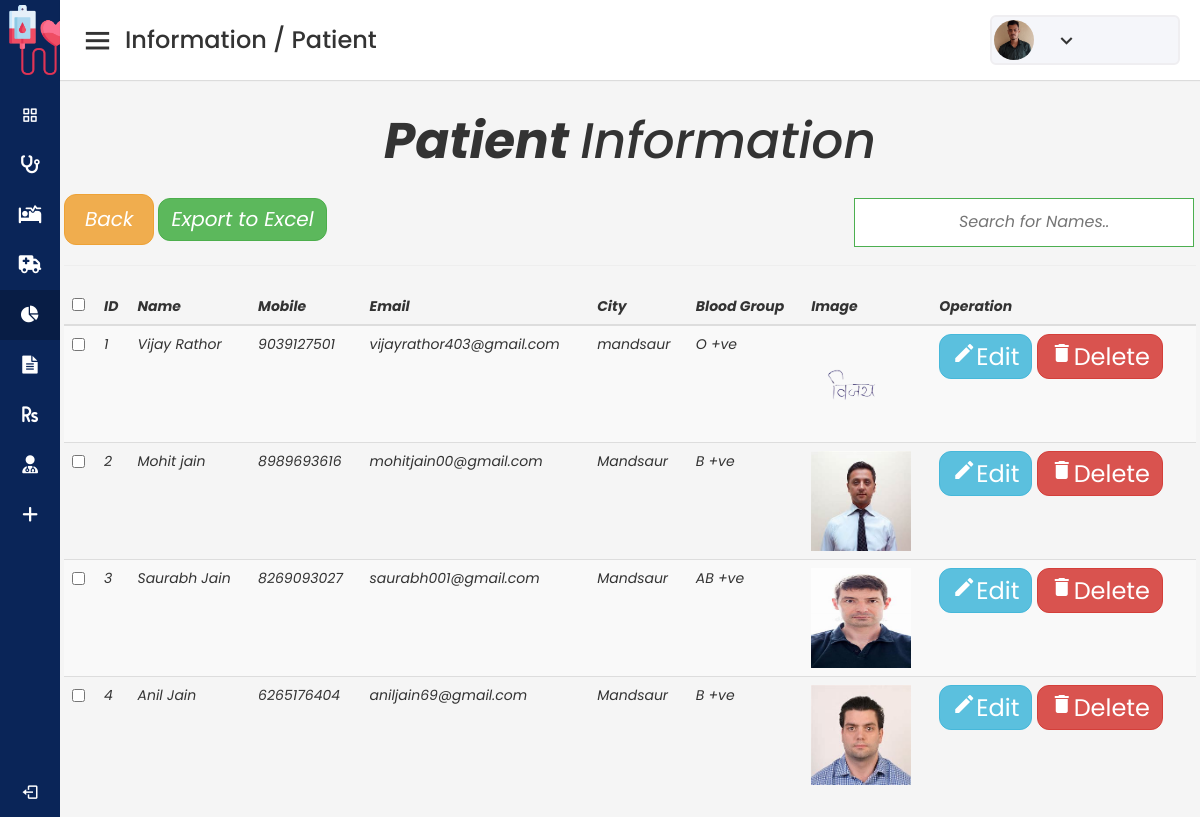
Screenshot of /Information/PatientInfo.php with the database file from the repository.
### tables this page shows
CREATE TABLE IF NOT EXISTS `patient` (
  `p_id` int(225) NOT NULL AUTO_INCREMENT,
  `p_fname` varchar(225) DEFAULT NULL,
  `p_lname` varchar(225) DEFAULT NULL,
  `p_dob` date NOT NULL,
  `p_address` varchar(225) DEFAULT NULL,
  `p_state` varchar(225) DEFAULT NULL,
  `p_city` varchar(225) DEFAULT NULL,
  `p_zip` varchar(225) DEFAULT NULL,
  `p_email` varchar(225) DEFAULT NULL,
  `p_mobile` varchar(225) DEFAULT NULL,
  `p_aadhar` varchar(225) DEFAULT NULL,
  `p_attname` varchar(225) DEFAULT NULL,
  `p_bgroup` varchar(225) DEFAULT NULL,
  `p_attbgroup` varchar(225) DEFAULT NULL,
  `p_ddate` date NOT NULL,
  `p_dname` varchar(225) NOT NULL,
  `p_gender` varchar(225) DEFAULT NULL,
  `p_photo` varchar(225) DEFAULT NULL,
  PRIMARY KEY (`p_id`)
);

### Information/PatientInfo.php (the view, shortened to what this page needs)
<!DOCTYPE html>
<html lang="en" dir="ltr">
  <head>
    <link rel="stylesheet" href="../css/adminPanel.css">
    <link href='https://unpkg.com/boxicons@2.0.7/css/boxicons.min.css' rel='stylesheet'>
    <link rel="stylesheet" href="https://cdnjs.cloudflare.com/ajax/libs/font-awesome/4.7.0/css/font-awesome.min.css">
    <link rel="stylesheet" href="https://cdn.jsdelivr.net/npm/bootstrap@4.0.0/dist/css/bootstrap.min.css">
    <link rel="stylesheet" href="https://maxcdn.bootstrapcdn.com/bootstrap/3.4.1/css/bootstrap.min.css">
<link rel="stylesheet" href="https://maxcdn.bootstrapcdn.com/font-awesome/4.7.0/css/font-awesome.min.css">
<link rel="stylesheet" href="https://maxcdn.bootstrapcdn.com/bootstrap/3.3.7/css/bootstrap.min.css">
  </head>
<body>
  <div class="sidebar">
    <div class="logo-details">
        <img class="topicon" src="../images/blood-donation.png">
      <span class="logo_name">BloodBank</span>
    </div>
      <ul class="nav-links">
        <li>
            <a href="../adminHome.php">
            <i class='bx bx-grid-alt' ></i>
            <span class="links_name">Home</span>
          </a>
        </li>
        <li>
            <a href="../Adonor.php">
            <i class='fas fa-stethoscope'></i>
            <span class="links_name">Donor</span>
          </a>
        </li>
        <li>
            <a href="../Apatient.php">
            <i class='fas fa-procedures'></i>
            <span class="links_name">Patient</span>
          </a>
        </li>
        <li>
            <a href="../ATransport.php">
            <i class='fas fa-ambulance'></i>
            <span class="links_name">Transport</span>
          </a>
        </li>
        <li>
            <a href="../AInformation.php" class="active">
            <i class="fa fa-pie-chart"></i>
            <span class="links_name">Information / Patient</span>
          </a>
        </li>
        <li>
            <a href="../AReport.php">
           <i class="fa fa-file-text"></i>
            <span class="links_name">Report</span>
          </a>
        </li>
        <li>
            <a href="../Asalary.php">
            <i class='fas fa-rupee-sign'></i>
            <span class="links_name">Salary</span>
          </a>
        </li>
        <li>
            <a href="../AStaff.php">
            <i class='fas fa-user-md'></i>
            <span class="links_name">Staff</span>
          </a>
        </li>
        <li>
            <a href="../ANewUser.php">
            <i class='fas fa-plus'></i>
            <span class="links_name">Add new user</span>
          </a>
        </li>
        <li class="log_out">
          <a href="../Logout.php">
            <i class='bx bx-log-out'></i>
            <span class="links_name">Log out</span>
          </a>
        </li>
      </ul>
  </div>
 <section class="home-section">
    <nav>
      <div class="sidebar-button">
        <i class='bx bx-menu sidebarBtn'></i>
            <span class="dashboard">Information / Patient</span>
      </div>
      <div class="profile-details">
          <img src="../images/Rajat.jpg"/>
        <i class='bx bx-chevron-down' ></i>
      </div>
    </nav>
    <div class="container">
		<div class="table-responsive">
                    <h2><b>Patient </b>Information</h2>
                    <button class="btn btn-warning button1" onclick="window.location='../AInformation.php'" style="padding:10px 20px;">Back</button>
                    <input type="text" id="myInput" onkeyup="myFunction()"  placeholder="Search for Names.." >
                    <a href="Export.php "><button type="button" class="btn btn-success">Export to Excel</button></a>
                    <hr/>
            <table class="table table-striped table-hover" id="myTable">
					<thead>
                                            <tr>
                                                    <th> <input type="checkbox" name="checkbox" onclick="checkbox(this);" ></th>
                                                    <th>ID</th>
                                                    <th>Name</th>
                                                    <th>Mobile</th>
                                                    <th>Email</th>
                                                    <th>City</th>
                                                    <th>Blood Group</th>
                                                    <th>Image</th>
                                                    <th>Operation</th>
						</tr>
					</thead>
					<tbody >
                                            <?php
                                                $con= mysqli_connect('localhost:3308', 'root','');
                                                mysqli_select_db($con,'rblood');
                                                $q1="select * from patient ORDER BY p_id asc";
                                                $result=mysqli_query($con,$q1);
                                                $num1= mysqli_num_rows($result);
                                            for($i=0;$i<$num1;$i++)
                                            {
                                                $row=mysqli_fetch_array($result);
                                            ?>
                                            <tr>
                                                <td>
                                                    <input type="checkbox" name="checkbox" value="<?php $row['p_email']; ?>" >
                                                </td>
                                                <td><?php echo $row['p_id']; ?></td>
                                                <td><?php echo $row['p_fname']," ",$row['p_lname']; ?></td>
                                                <td><?php echo $row['p_mobile']; ?></td>
                                                <td><?php echo $row['p_email']; ?></td>
                                                <td><?php echo $row['p_city']; ?></td>
                                                <td><?php echo $row['p_bgroup']; ?></td>
                                               <td> <img src="<?php echo $row['p_photo']; ?>"  height="100px" width="100px" alt=""/></td>
                                                <td>
                                                    <button class="btn btn-info edit"><a href="../update/update_Patient.php?updateid=<?php echo $row['p_id']; ?>" style="text-decoration: none;color:white; "><i class="material-icons">&#xE254;<span>Edit</span></i></a></button>
                                                    <button class="btn btn-danger delete"><a href="../delete/delete_Patient.php?deleteid=<?php echo $row['p_id']; ?>" style="text-decoration: none;color:white;"><i class="material-icons">&#xE872;<span>Delete</span> </i></a></button>
                                                </td>
                                            </tr>
                                            <?php
                                            }
                                            ?>
                                        </tbody>
                                </table>
			</div>
		</div>
        </section>
</body>
</html>

### css/adminPanel.css (style rules this page uses)
* { margin: 0; padding: 0; box-sizing: border-box; font-family: 'Poppins', sans-serif; }
.sidebar { position: fixed; height: 100%; width: 240px; background: #0A2558; transition: all 0.5s ease; }
.topicon { width:80px; padding:5px }
.sidebar .logo-details { height: 80px; display: flex; align-items: center; }
.sidebar .logo-details .logo_name { color: #fff; font-size: 24px; font-weight: 500; }
.sidebar .nav-links { margin-top: 10px; }
.sidebar .nav-links li { position: relative; list-style: none; height: 50px; }
.sidebar .nav-links li a { height: 100%; width: 100%; display: flex; align-items: center; text-decoration: none; transition: all 0.4s ease; }
.sidebar .nav-links li a.active { background: #081D45; }
.sidebar .nav-links li i { min-width: 60px; text-align: center; font-size: 18px; color: #fff; }
.sidebar .nav-links li a .links_name { color: #fff; font-size: 15px; font-weight: 400; white-space: nowrap; }
.sidebar .nav-links .log_out { position: absolute; bottom: 0; width: 100%; }
.home-section { position: relative; background: #f5f5f5; min-height: 100vh; width: calc(100% - 240px); left: 240px; transition: all 0.5s ease; }
.home-section nav { display: flex; justify-content: space-between; height: 80px; background: #fff; display: flex; align-items: center; position: fixed; width: calc(100% - 240px); left: 240px; z-index: 100; padding: 0 20px; box-shadow: 0 1px 1px rgba(0, 0, 0, 0.1); transition: all 0.5s ease; }
.home-section nav .sidebar-button { display: flex; align-items: center; font-size: 24px; font-weight: 500; }
nav .sidebar-button i { font-size: 35px; margin-right: 10px; }
.home-section nav .profile-details { display: flex; align-items: center; background: #F5F6FA; border: 2px solid #EFEEF1; border-radius: 6px; height: 50px; min-width: 190px; padding: 0 15px 0 2px; }
nav .profile-details img { height: 40px; width: 40px; border-radius: 50px; object-fit: cover; }
nav .profile-details i { font-size: 25px; color: #333; }
@media (max-width: 1240px) { .sidebar { width: 60px; } }
@media (max-width: 1240px) { .home-section { width: calc(100% - 60px); left: 60px; } }
@media (max-width: 1240px) { .home-section nav { width: calc(100% - 60px); left: 60px; } }

### Information/PatientInfo.php (style rules this page uses)
.container { padding: 4px; margin-top: 70px; font-style:italic; }
.table-responsive h2 { font-size: 50px; text-align: center; padding-bottom: 15px; }
.btn { border-radius: 12px; font-size: 20px; cursor: pointer; }
#myInput { text-align:center; float: right; background-position: 10px 12px; background-repeat: no-repeat; width: 30%; font-size: 16px; padding: 12px 20px 12px 40px; border: 1px solid #4CAF50; margin: 4px 2px; }

### rows the page displays
patient: p_id "1", p_fname "Vijay", p_lname "Rathor", p_mobile "9039127501", p_email "vijayrathor403@gmail.com", p_city "mandsaur", p_bgroup "O +ve", p_photo (picture)
patient: p_id "2", p_fname "Mohit", p_lname "jain", p_mobile "8989693616", p_email "mohitjain00@gmail.com", p_city "Mandsaur", p_bgroup "B +ve", p_photo (picture)
patient: p_id "3", p_fname "Saurabh", p_lname "Jain", p_mobile "8269093027", p_email "saurabh001@gmail.com", p_city "Mandsaur", p_bgroup "AB +ve", p_photo (picture)
patient: p_id "4", p_fname "Anil", p_lname "Jain", p_mobile "6265176404", p_email "aniljain69@gmail.com", p_city "Mandsaur", p_bgroup "B +ve", p_photo (picture)
